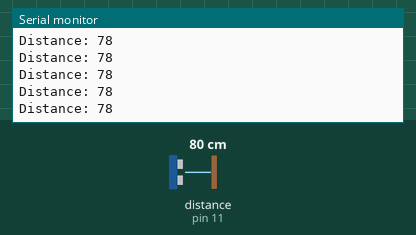
Recording of a sketch running on a simulated Arduino Uno, built with avr-gcc and run on an emulated ATmega328P. Shown: the last lines printed to the serial monitor. Wiring (inferred from the names in the program): ultrasonic range finder: trigger pin 10; echo pin 11. Inputs (shaded band) come from the test bench; at power-on: distance to the obstacle (sensor on pin 11) 80 cm. The echo pulse lasts 58.3 µs per cm.

Above: at 1.2 s.
1.3 s: distance to the obstacle (sensor on pin 11) set to 2 cm
At 2.2 s:
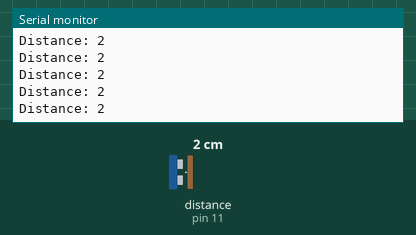
4.3 s: distance to the obstacle (sensor on pin 11) set to 120 cm
At 5.3 s:
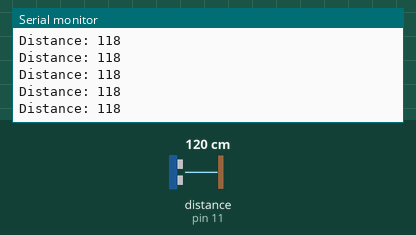
7.3 s: distance to the obstacle (sensor on pin 11) set to 4 cm
At 7.9 s:
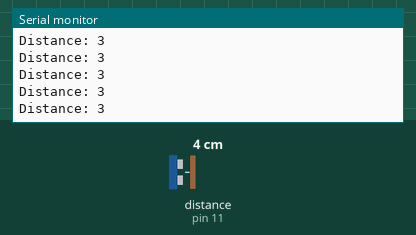
10.3 s: distance to the obstacle (sensor on pin 11) set to 18 cm
At 11.3 s:
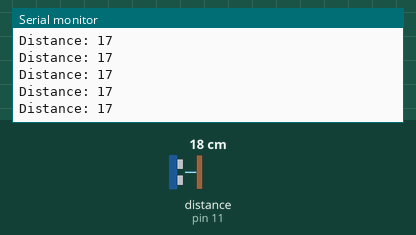
Timing chart, 0 to 13.3 s (numbered marks = the images above; inputs shaded):
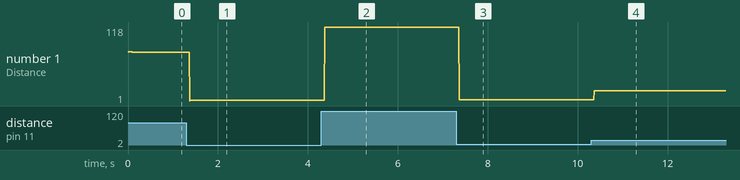

The sketch:

proximitySensorTest.ino
```cpp
// tutorial: https://howtomechatronics.com/tutorials/arduino/ultrasonic-sensor-hc-sr04/

const int trig = 10;
const int echo = 11;
long duration;
int distance;

void setup() {

  pinMode(trig, OUTPUT); // Sets the trigPin as an Output
  pinMode(echo, INPUT); // Sets the echoPin as an Input
  Serial.begin(9600); // Starts the serial communication

}

void loop() {

  // Clears the trigPin
  digitalWrite(trig, LOW);
  delayMicroseconds(2);

  // Sets the trigPin on HIGH state for 10 micro seconds
  digitalWrite(trig, HIGH);
  delayMicroseconds(10);
  digitalWrite(trig, LOW);

  // Reads the echoPin, returns the sound wave travel time in microseconds
  duration = pulseIn(echo, HIGH);

  // Calculating the distance
  distance= duration*0.034/2;

  // Prints the distance on the Serial Monitor
  Serial.print("Distance: ");
  Serial.println(distance);

}
```

Measured:
- after the input at 1.3 s, the serial monitor: prints a new line after 0.07 s (image 1)
- after the input at 4.3 s, the serial monitor: prints a new line after 0.08 s (image 2)
- after the input at 7.3 s, the serial monitor: prints a new line after 0.07 s (image 3)
- after the input at 10.3 s, the serial monitor: prints a new line after 0.07 s (image 4)
- plotted number 1: 78 → 2 after the input at 1.3 s, 2 → 118 after the input at 4.3 s, 118 → 3 after the input at 7.3 s, 3 → 1 after the input at 10.3 s
